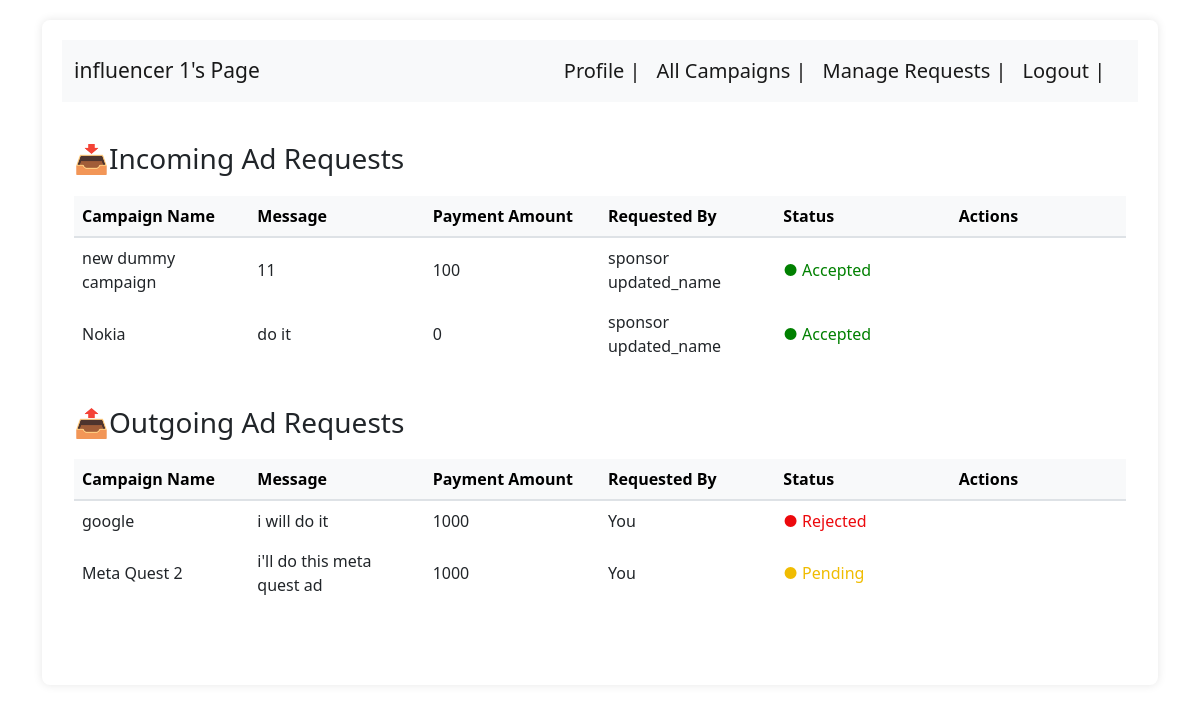
The app's page /influencer/manage_requests/2 (signed in) with its own data.
### backend/models.py (models this page shows)
class user_table(db.Model):
    __tablename__ = "user_table"
    id = db.Column(db.Integer, primary_key=True)
    email = db.Column(db.String, nullable=False)
    full_name = db.Column(db.String, nullable=False)
    user_name = db.Column(db.String, nullable=False)
    pwd = db.Column(db.String, nullable=False)
    role = db.Column(db.Integer, nullable=False)
    status = db.Column(db.Integer,nullable = False,default = 1)
    user_influencer = db.relationship("influencers", backref="user")
    user_sponsor = db.relationship("sponsors", backref="user")

class campaigns(db.Model):
    __tablename__ = "campaigns"
    id = db.Column(db.Integer, primary_key=True)
    sponsor_id = db.Column(db.Integer, db.ForeignKey('sponsors.id'))
    campaign_name = db.Column(db.String, nullable=False)
    campaign_desc = db.Column(db.String, nullable=False)
    campaign_status = db.Column(db.Integer, nullable=False, default=0)
    campaign_budget = db.Column(db.Integer, nullable=False)
    campaign_start_date = db.Column(db.Date, nullable=False)
    campaign_end_date = db.Column(db.Date, nullable=False)
    campaign_category = db.Column(db.String)
    campaign_visibility = db.Column(db.Integer, nullable=False, default=1)
    campaign_sponsor = db.relationship("sponsors", backref="campaign")

class adRequests(db.Model):
    __tablename__ = "adRequests"
    id = db.Column(db.Integer, primary_key=True,autoincrement=True)
    campaign_id = db.Column(db.Integer, db.ForeignKey('campaigns.id'))
    influencer_id = db.Column(db.Integer,db.ForeignKey('influencers.id'))
    sponsor_id = db.Column(db.Integer,db.ForeignKey('sponsors.id'))
    status = db.Column(db.Integer, nullable=False, default=2)
    payment_amount = db.Column(db.Integer,nullable = False,default = 0)
    payment_status = db.Column(db.Integer,nullable = False,default = 2 )
    message = db.Column(db.String,nullable = False)
    requested_by = db.Column(db.Integer,nullable = False,default = 1)
    adRequests_campaign = db.relationship("campaigns", backref="adRequests")
    adRequests_influencer = db.relationship("influencers", backref="adRequests")
    adRequests_sponsor = db.relationship("sponsors", backref="adRequests")

### backend/manage_ad_requests.py (the view)
@app.route("/influencer/manage_requests/<int:influencer_id>",methods = ["GET","POST"])
def influencer_manage_requests(influencer_id):
    ad_requests = get_ad_requests_by_influencer(influencer_id)
    influencer_info = get_influencer_info(influencer_id)
    return render_template("influencers_templates/influencer-manage-requests.html",ad_requests = ad_requests,id = influencer_id,influencer_info = influencer_info)

### backend/influencer_controllers.py (called while the page is built)
def get_influencer_info(user_id):
    influencer = influencers.query.filter_by(id=user_id).first()
    user = user_table.query.filter_by(id=user_id).first()
    influencer_info = {}
    influencer_info[user_id] = [
        user.full_name,
        user.email,
        user.user_name,
        influencer.category,
        influencer.niche,
        influencer.followers_count,
        user.pwd ]
    return dict(influencer_info)

### backend/manage_ad_requests.py (called while the page is built)
def get_ad_requests_by_influencer(influencer_id):
    ad_requests = adRequests.query.filter_by(influencer_id = influencer_id).all()
    ad_requests_list = {}
    for ad_request in ad_requests:
        campaign = campaigns.query.filter_by(id=ad_request.campaign_id).first()
        sponsor = user_table.query.filter_by(id=campaign.sponsor_id).first()
        ad_requests_list[ad_request.id] = [campaign.campaign_name,ad_request.message,ad_request.payment_amount,ad_request.status,ad_request.requested_by,sponsor.full_name]
    return dict(ad_requests_list)

### templates/influencers_templates/influencer-manage-requests.html (shortened to what this page needs)
<!DOCTYPE html>
<html lang="en">
<head>
    <link rel="stylesheet" href="/static/style.css">
    <link href="https://cdn.jsdelivr.net/npm/bootstrap@5.0.2/dist/css/bootstrap.min.css" rel="stylesheet">
    <link rel="stylesheet" href="https://cdn.jsdelivr.net/npm/bootstrap-icons@1.10.5/font/bootstrap-icons.css">
</head>
<body>
    <div class = "container">
        <div class = "panel">
            <nav class="navbar navbar-expand-lg navbar-light bg-light">
                <div class="container-fluid">
                    <a class="navbar-brand" style="font-size:21px;" href="#">{{ influencer_info[id][0] }}'s Page</a>
                    <div class="collapse navbar-collapse" id="navbarNavDropdown">
                        <ul class="navbar-nav" style="font-size:20px;">
                            <li class="nav-item" style = "margin-left : 280px">
                                <a class="nav-link active" aria-current="page" href="/influencer/profile/{{id}}">Profile |</a>
                            </li>
                            <li class="nav-item">
                                <a class="nav-link active" aria-current="page" href="/influencer/campaigns/{{id}}">All Campaigns |</a>
                            </li>
                            <li class="nav-item">
                                <a class="nav-link active" aria-current="page" href="/influencer/manage_requests/{{id}}">Manage Requests |</a>
                            </li>
                            <li class="nav-item">
                                <a class="nav-link active" aria-current="page" href="/login">Logout |</a>
                            </li>
                        </ul>
                    </div>
                </div>
            </nav>
            <div class="container">
                <div class="row">
                    <div class="col-md-12 mb-4" style = "margin-top: 20px;">
                        <h3>&#128229;Incoming Ad Requests</h3>
                        {% if ad_requests %}
                        <table class="table table-hover align-middle table-custom" style="border: none;">
                            <thead class="table-light">
                                <tr style="border-bottom: 2px solid #dee2e6;">
                                        <th scope="col" style="border: none;">Campaign Name</th>
                                        <th scope="col" style="border: none;">Message</th>
                                        <th scope="col" style="border: none;">Payment Amount</th>
                                        <th scope="col" style="border: none;">Requested By</th>
                                        <th scope="col" style="border: none;">Status</th>
                                        <th scope="col" style="border: none;">Actions</th>
                                    </tr>
                                </thead>
                                <tbody>
                                    {% for key, value in ad_requests.items() %}
                                        {% if value[4] == 1 %}
                                            <tr>
                                                <td style="border: none;">{{ value[0] }}</td>
                                                <td style="border: none;">{{ value[1] }}</td>
                                                <td style="border: none;">{{ value[2] }}</td>
                                                <td style="border: none;">{% if value[4] == 2 %}You{% else %}{{ value[5] }}{% endif %}</td>
                                                <td style="border: none;">
                                                    {% if value[3] == 1 %}
                                                        <span style="color:green">● Accepted</span>
                                                    {% elif value[3] == 0 %}
                                                        <span style="color:rgb(236, 9, 13)">● Rejected</span>
                                                    {% else %}
                                                        <span style="color:rgb(240, 188, 2)">● Pending</span>
                                                    {% endif %}
                                                </td>
                                                <td style="border: none;">
                                                </td>
                                            </tr>
                                        {% endif %}
                                    {% endfor %}
                                </tbody>
                            </table>
                        {% else %}
                            <p>No Incoming ad requests available.</p>
                        {% endif %}
                    </div>
                    <div class="col-md-12 mb-4">
                        <h3>&#128228;Outgoing Ad Requests</h3>
                        {% if ad_requests %}
                        <table class="table table-hover align-middle table-custom" style="border: none;">
                            <thead class="table-light">
                                <tr style="border-bottom: 2px solid #dee2e6;">
                                        <th scope="col" style="border: none;">Campaign Name</th>
                                        <th scope="col" style="border: none;">Message</th>
                                        <th scope="col" style="border: none;">Payment Amount</th>
                                        <th scope="col" style="border: none;">Requested By</th>
                                        <th scope="col" style="border: none;">Status</th>
                                        <th scope="col" style="border: none;">Actions</th>
                                    </tr>
                                </thead>
                                <tbody>
                                    {% for key, value in ad_requests.items() %}
                                        {% if value[4] == 2 %}
                                            <tr>
                                                <td style="border: none;">{{ value[0] }}</td>
                                                <td style="border: none;">{{ value[1] }}</td>
                                                <td style="border: none;">{{ value[2] }}</td>
                                                <td style="border: none;">{% if value[4] == 2 %}You{% else %}{{ value[5] }}{% endif %}</td>
                                                <td style="border: none;">
                                                    {% if value[3] == 1 %}
                                                        <span style="color:green">● Accepted</span>
                                                    {% elif value[3] == 0 %}
                                                        <span style="color:rgb(236, 9, 13)">● Rejected</span>
                                                    {% else %}
                                                        <span style="color:rgb(240, 188, 2)">● Pending</span>
                                                    {% endif %}
                                                </td>
                                                <td style="border: none;">
                                                </td>
                                            </tr>
                                        {% endif %}
                                    {% endfor %}
                                </tbody>
                            </table>
                        {% else %}
                            <p>No Outgoing ad requests available.</p>
                        {% endif %}
                    </div>
                </div>
            </div>
        </div>
    </div>
</body>
</html>

### static/style.css (style rules this page uses)
* { margin : 0px; }

### templates/influencers_templates/influencer-manage-requests.html (style rules this page uses)
.container { padding: 20px; }
.panel { background: white; border-radius: 8px; box-shadow: 0 0 10px rgba(0, 0, 0, 0.1); padding: 20px; }
.table-custom { margin-top: 20px; }
.table th, .table td { text-align: left; }
.table th { width: 15%; }
.table td { width: 15%; }
.navbar { background-color: #999da1; border-radius: 0; }
.navbar-brand { color: #ffffff; }
.nav-link { color: #ffffff; }

### records on screen
user_table: full_name "influencer 1"
campaigns: campaign_name "new dummy campaign"
adRequests: message "11"
user_table: full_name "sponsor updated_name" "sponsor updated_name"
campaigns: campaign_name "Nokia"
adRequests: message "do it"
campaigns: campaign_name "google"
adRequests: message "i will do it", payment_amount "1000"
campaigns: campaign_name "Meta Quest 2"
adRequests: message "i'll do this meta quest ad", payment_amount "1000"

### other values on screen
{{ value[2] }} "100" "0"
